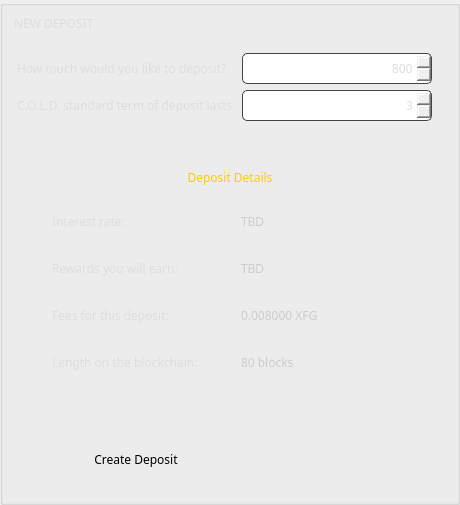
          <widget class="QGroupBox" name="groupBox_6">
           <property name="sizePolicy">
            <sizepolicy hsizetype="Fixed" vsizetype="Preferred">
             <horstretch>0</horstretch>
             <verstretch>0</verstretch>
            </sizepolicy>
           </property>
           <property name="styleSheet">
            <string notr="true">border-right: 1px solid #444;
</string>
           </property>
           <property name="title">
            <string/>
           </property>
           <property name="alignment">
            <set>Qt::AlignCenter</set>
           </property>
           <layout class="QVBoxLayout" name="verticalLayout_3">
            <property name="topMargin">
             <number>9</number>
            </property>
            <item>
             <widget class="QLabel" name="title_newDeposit">
              <property name="font">
               <font>
                <family>Poppins</family>
               </font>
              </property>
              <property name="styleSheet">
               <string notr="true">color: #ddd;
background: transparent;

border: none;
text-align: left;
</string>
              </property>
              <property name="text">
               <string>NEW DEPOSIT</string>
              </property>
             </widget>
            </item>
            <item>
             <widget class="QGroupBox" name="depositGroup">
              <property name="sizePolicy">
               <sizepolicy hsizetype="Preferred" vsizetype="Preferred">
                <horstretch>0</horstretch>
                <verstretch>0</verstretch>
               </sizepolicy>
              </property>
              <property name="styleSheet">
               <string notr="true">border: none;</string>
              </property>
              <layout class="QFormLayout" name="formLayout">
               <property name="leftMargin">
                <number>0</number>
               </property>
               <item row="0" column="0">
                <widget class="QLabel" name="label">
                 <property name="minimumSize">
                  <size>
                   <width>0</width>
                   <height>31</height>
                  </size>
                 </property>
                 <property name="maximumSize">
                  <size>
                   <width>16777215</width>
                   <height>31</height>
                  </size>
                 </property>
                 <property name="sizeIncrement">
                  <size>
                   <width>0</width>
                   <height>50</height>
                  </size>
                 </property>
                 <property name="font">
                  <font>
                   <family>Poppins</family>
                   <weight>50</weight>
                   <bold>false</bold>
                  </font>
                 </property>
                 <property name="styleSheet">
                  <string notr="true">color: #ddd;  
border: none;</string>
                 </property>
                 <property name="text">
                  <string>How much would you like to deposit?</string>
                 </property>
                 <property name="alignment">
                  <set>Qt::AlignLeading|Qt::AlignLeft|Qt::AlignVCenter</set>
                 </property>
                </widget>
               </item>
               <item row="0" column="1">
                <widget class="QDoubleSpinBox" name="m_amountSpin">
                 <property name="minimumSize">
                  <size>
                   <width>0</width>
                   <height>31</height>
                  </size>
                 </property>
                 <property name="maximumSize">
                  <size>
                   <width>190</width>
                   <height>31</height>
                  </size>
                 </property>
                 <property name="sizeIncrement">
                  <size>
                   <width>0</width>
                   <height>0</height>
                  </size>
                 </property>
                 <property name="font">
                  <font>
                   <family>Poppins</family>
                  </font>
                 </property>
                 <property name="styleSheet">
                  <string notr="true">color: #ddd;

border: 1px solid #444;
border-radius: 5px; 
</string>
                 </property>
                 <property name="alignment">
                  <set>Qt::AlignRight|Qt::AlignTrailing|Qt::AlignVCenter</set>
                 </property>
                 <property name="decimals">
                  <number>0</number>
                 </property>
                 <property name="minimum">
                  <double>800.000000000000000</double>
                 </property>
                 <property name="maximum">
                  <double>8000000.000000000000000</double>
                 </property>
                </widget>
               </item>
               <item row="1" column="0">
                <widget class="QLabel" name="label_3">
                 <property name="minimumSize">
                  <size>
                   <width>0</width>
                   <height>31</height>
                  </size>
                 </property>
                 <property name="maximumSize">
                  <size>
                   <width>16777215</width>
                   <height>31</height>
                  </size>
                 </property>
                 <property name="sizeIncrement">
                  <size>
                   <width>0</width>
                   <height>50</height>
                  </size>
                 </property>
                 <property name="font">
                  <font>
                   <family>Poppins</family>
                   <weight>50</weight>
                   <bold>false</bold>
                  </font>
                 </property>
                 <property name="styleSheet">
                  <string notr="true">color: #ddd;  

border: none;</string>
                 </property>
                 <property name="text">
                  <string>C.O.L.D. standard term of deposit lasts </string>
                 </property>
                 <property name="alignment">
                  <set>Qt::AlignLeading|Qt::AlignLeft|Qt::AlignVCenter</set>
                 </property>
                </widget>
               </item>
               <item row="1" column="1">
                <widget class="QSpinBox" name="m_timeSpin">
                 <property name="minimumSize">
                  <size>
                   <width>0</width>
                   <height>31</height>
                  </size>
                 </property>
                 <property name="maximumSize">
                  <size>
                   <width>190</width>
                   <height>31</height>
                  </size>
                 </property>
                 <property name="sizeIncrement">
                  <size>
                   <width>0</width>
                   <height>50</height>
                  </size>
                 </property>
                 <property name="font">
                  <font>
                   <family>Poppins</family>
                  </font>
                 </property>
                 <property name="styleSheet">
                  <string notr="true">color: #ddd;

border: 1px solid #444;
border-radius: 5px; 
</string>
                 </property>
                 <property name="alignment">
                  <set>Qt::AlignRight|Qt::AlignTrailing|Qt::AlignVCenter</set>
                 </property>
                 <property name="minimum">
                  <number>3</number>
                 </property>
                 <property name="maximum">
                  <number>3</number>
                 </property>
                </widget>
               </item>
              </layout>
             </widget>
            </item>
            <item>
             <widget class="QGroupBox" name="groupBox_12">
              <property name="sizePolicy">
               <sizepolicy hsizetype="Expanding" vsizetype="Minimum">
                <horstretch>0</horstretch>
                <verstretch>0</verstretch>
               </sizepolicy>
              </property>
              <property name="maximumSize">
               <size>
                <width>442</width>
                <height>310</height>
               </size>
              </property>
              <property name="styleSheet">
               <string notr="true">border: none;
padding: 0px;
margin: 0px;</string>
              </property>
              <layout class="QHBoxLayout" name="horizontalLayout_2">
               <property name="leftMargin">
                <number>0</number>
               </property>
               <property name="topMargin">
                <number>0</number>
               </property>
               <property name="rightMargin">
                <number>0</number>
               </property>
               <property name="bottomMargin">
                <number>0</number>
               </property>
               <item>
                <widget class="QLabel" name="empty_align_4">
                 <property name="sizePolicy">
                  <sizepolicy hsizetype="Expanding" vsizetype="Expanding">
                   <horstretch>0</horstretch>
                   <verstretch>0</verstretch>
                  </sizepolicy>
                 </property>
                 <property name="styleSheet">
                  <string notr="true">border: none;</string>
                 </property>
                 <property name="text">
                  <string/>
                 </property>
                 <property name="alignment">
                  <set>Qt::AlignCenter</set>
                 </property>
                </widget>
               </item>
               <item>
                <widget class="QGroupBox" name="groupBox_4">
                 <property name="sizePolicy">
                  <sizepolicy hsizetype="Preferred" vsizetype="Preferred">
                   <horstretch>0</horstretch>
                   <verstretch>0</verstretch>
                  </sizepolicy>
                 </property>
                 <property name="minimumSize">
                  <size>
                   <width>400</width>
                   <height>250</height>
                  </size>
                 </property>
                 <property name="maximumSize">
                  <size>
                   <width>16777215</width>
                   <height>290</height>
                  </size>
                 </property>
                 <property name="styleSheet">
                  <string notr="true">color: #ddd; 
font-weight: normal; 
border-radius: 8px;
background-color: transparent;
padding: 5px;</string>
                 </property>
                 <property name="title">
                  <string/>
                 </property>
                 <property name="alignment">
                  <set>Qt::AlignCenter</set>
                 </property>
                 <property name="flat">
                  <bool>false</bool>
                 </property>
                 <layout class="QGridLayout" name="gridLayout_11">
                  <property name="topMargin">
                   <number>0</number>
                  </property>
                  <property name="bottomMargin">
                   <number>0</number>
                  </property>
                  <item row="3" column="0">
                   <widget class="QLabel" name="label_8">
                    <property name="minimumSize">
                     <size>
                      <width>0</width>
                      <height>31</height>
                     </size>
                    </property>
                    <property name="maximumSize">
                     <size>
                      <width>16777215</width>
                      <height>31</height>
                     </size>
                    </property>
                    <property name="font">
                     <font>
                      <family>Poppins</family>
                      <weight>50</weight>
                      <bold>false</bold>
                     </font>
                    </property>
                    <property name="styleSheet">
                     <string notr="true">color: #ddd;  font-weight: normal; border: none; </string>
                    </property>
                    <property name="text">
                     <string>Fees for this deposit:</string>
                    </property>
                    <property name="alignment">
                     <set>Qt::AlignLeading|Qt::AlignLeft|Qt::AlignVCenter</set>
                    </property>
                   </widget>
                  </item>
                  <item row="3" column="1">
                   <widget class="QLabel" name="m_depositFeeLabel">
                    <property name="sizePolicy">
                     <sizepolicy hsizetype="Preferred" vsizetype="Preferred">
                      <horstretch>0</horstretch>
                      <verstretch>0</verstretch>
                     </sizepolicy>
                    </property>
                    <property name="minimumSize">
                     <size>
                      <width>0</width>
                      <height>31</height>
                     </size>
                    </property>
                    <property name="maximumSize">
                     <size>
                      <width>16777215</width>
                      <height>31</height>
                     </size>
                    </property>
                    <property name="font">
                     <font>
                      <family>Poppins</family>
                      <weight>50</weight>
                      <bold>false</bold>
                     </font>
                    </property>
                    <property name="styleSheet">
                     <string notr="true">color: #ccc;  font-weight: normal; border: none; </string>
                    </property>
                    <property name="text">
                     <string>0.008000 XFG</string>
                    </property>
                    <property name="alignment">
                     <set>Qt::AlignLeading|Qt::AlignLeft|Qt::AlignVCenter</set>
                    </property>
                   </widget>
                  </item>
                  <item row="1" column="0">
                   <widget class="QLabel" name="label_5">
                    <property name="minimumSize">
                     <size>
                      <width>0</width>
                      <height>31</height>
                     </size>
                    </property>
                    <property name="maximumSize">
                     <size>
                      <width>16777215</width>
                      <height>31</height>
                     </size>
                    </property>
                    <property name="font">
                     <font>
                      <family>Poppins</family>
                      <weight>50</weight>
                      <bold>false</bold>
                     </font>
                    </property>
                    <property name="styleSheet">
                     <string notr="true">color: #ddd;  font-weight: normal; border: none; </string>
                    </property>
                    <property name="text">
                     <string>Interest rate:</string>
                    </property>
                    <property name="alignment">
                     <set>Qt::AlignLeading|Qt::AlignLeft|Qt::AlignVCenter</set>
                    </property>
                   </widget>
                  </item>
                  <item row="4" column="0">
                   <widget class="QLabel" name="label_19">
                    <property name="minimumSize">
                     <size>
                      <width>0</width>
                      <height>31</height>
                     </size>
                    </property>
                    <property name="maximumSize">
                     <size>
                      <width>16777215</width>
                      <height>31</height>
                     </size>
                    </property>
                    <property name="font">
                     <font>
                      <family>Poppins</family>
                      <weight>50</weight>
                      <bold>false</bold>
                     </font>
                    </property>
                    <property name="styleSheet">
                     <string notr="true">color: #ddd;  font-weight: normal; border: none; </string>
                    </property>
                    <property name="text">
                     <string>Length on the blockchain:</string>
                    </property>
                    <property name="alignment">
                     <set>Qt::AlignLeading|Qt::AlignLeft|Qt::AlignVCenter</set>
                    </property>
                   </widget>
                  </item>
                  <item row="2" column="1">
                   <widget class="QLabel" name="m_interestEarnedLabel">
                    <property name="minimumSize">
                     <size>
                      <width>0</width>
                      <height>31</height>
                     </size>
                    </property>
                    <property name="maximumSize">
                     <size>
                      <width>16777215</width>
                      <height>31</height>
                     </size>
                    </property>
                    <property name="font">
                     <font>
                      <family>Poppins</family>
                      <weight>50</weight>
                      <bold>false</bold>
                     </font>
                    </property>
                    <property name="styleSheet">
                     <string notr="true">color: #ccc;  font-weight: normal; border: none; </string>
                    </property>
                    <property name="text">
                     <string>TBD</string>
                    </property>
                    <property name="alignment">
                     <set>Qt::AlignLeading|Qt::AlignLeft|Qt::AlignVCenter</set>
                    </property>
                   </widget>
                  </item>
                  <item row="2" column="0">
                   <widget class="QLabel" name="label_6">
                    <property name="minimumSize">
                     <size>
                      <width>0</width>
                      <height>31</height>
                     </size>
                    </property>
                    <property name="maximumSize">
                     <size>
                      <width>16777215</width>
                      <height>31</height>
                     </size>
                    </property>
                    <property name="font">
                     <font>
                      <family>Poppins</family>
                      <weight>50</weight>
                      <bold>false</bold>
                     </font>
                    </property>
                    <property name="styleSheet">
                     <string notr="true">color: #ddd;  font-weight: normal; border: none; </string>
                    </property>
                    <property name="text">
                     <string>Rewards you will earn:</string>
                    </property>
                    <property name="alignment">
                     <set>Qt::AlignLeading|Qt::AlignLeft|Qt::AlignVCenter</set>
                    </property>
                   </widget>
                  </item>
                  <item row="4" column="1">
                   <widget class="QLabel" name="m_timeLabel">
                    <property name="minimumSize">
                     <size>
                      <width>0</width>
                      <height>31</height>
                     </size>
                    </property>
                    <property name="maximumSize">
                     <size>
                      <width>16777215</width>
                      <height>31</height>
                     </size>
                    </property>
                    <property name="font">
                     <font>
                      <family>Poppins</family>
                      <weight>50</weight>
                      <bold>false</bold>
                     </font>
                    </property>
                    <property name="styleSheet">
                     <string notr="true">color: #ccc;  font-weight: normal; border: none; </string>
                    </property>
                    <property name="text">
                     <string>80 blocks</string>
                    </property>
                    <property name="alignment">
                     <set>Qt::AlignLeading|Qt::AlignLeft|Qt::AlignVCenter</set>
                    </property>
                   </widget>
                  </item>
                  <item row="1" column="1">
                   <widget class="QLabel" name="m_interestRateLabel">
                    <property name="sizePolicy">
                     <sizepolicy hsizetype="Preferred" vsizetype="Preferred">
                      <horstretch>0</horstretch>
                      <verstretch>0</verstretch>
                     </sizepolicy>
                    </property>
                    <property name="minimumSize">
                     <size>
                      <width>0</width>
                      <height>31</height>
                     </size>
                    </property>
                    <property name="maximumSize">
                     <size>
                      <width>16777215</width>
                      <height>31</height>
                     </size>
                    </property>
                    <property name="font">
                     <font>
                      <family>Poppins</family>
                      <weight>50</weight>
                      <bold>false</bold>
                     </font>
                    </property>
                    <property name="styleSheet">
                     <string notr="true">color: #ccc;  font-weight: normal; border: none; </string>
                    </property>
                    <property name="text">
                     <string>TBD</string>
                    </property>
                    <property name="alignment">
                     <set>Qt::AlignLeading|Qt::AlignLeft|Qt::AlignVCenter</set>
                    </property>
                   </widget>
                  </item>
                  <item row="0" column="0" colspan="2">
                   <widget class="QLabel" name="title_depositDetails">
                    <property name="minimumSize">
                     <size>
                      <width>0</width>
                      <height>30</height>
                     </size>
                    </property>
                    <property name="maximumSize">
                     <size>
                      <width>16777215</width>
                      <height>25</height>
                     </size>
                    </property>
                    <property name="font">
                     <font>
                      <family>Poppins</family>
                      <weight>50</weight>
                      <bold>false</bold>
                     </font>
                    </property>
                    <property name="styleSheet">
                     <string notr="true">color: #ffcb00;
background: transparent;


border: none;
text-align: left;
</string>
                    </property>
                    <property name="text">
                     <string>Deposit Details</string>
                    </property>
                    <property name="alignment">
                     <set>Qt::AlignCenter</set>
                    </property>
                   </widget>
                  </item>
                 </layout>
                </widget>
               </item>
               <item>
                <widget class="QLabel" name="empty_align_5">
                 <property name="sizePolicy">
                  <sizepolicy hsizetype="Expanding" vsizetype="Expanding">
                   <horstretch>0</horstretch>
                   <verstretch>0</verstretch>
                  </sizepolicy>
                 </property>
                 <property name="styleSheet">
                  <string notr="true">border: none;</string>
                 </property>
                 <property name="text">
                  <string/>
                 </property>
                 <property name="alignment">
                  <set>Qt::AlignCenter</set>
                 </property>
                </widget>
               </item>
              </layout>
             </widget>
            </item>
            <item>
             <widget class="QLabel" name="empty_align_6">
              <property name="sizePolicy">
               <sizepolicy hsizetype="Expanding" vsizetype="Expanding">
                <horstretch>0</horstretch>
                <verstretch>0</verstretch>
               </sizepolicy>
              </property>
              <property name="styleSheet">
               <string notr="true">border: none;</string>
              </property>
              <property name="text">
               <string/>
              </property>
              <property name="alignment">
               <set>Qt::AlignCenter</set>
              </property>
             </widget>
            </item>
            <item>
             <widget class="QGroupBox" name="groupBox_11">
              <property name="sizePolicy">
               <sizepolicy hsizetype="Expanding" vsizetype="Minimum">
                <horstretch>0</horstretch>
                <verstretch>0</verstretch>
               </sizepolicy>
              </property>
              <property name="styleSheet">
               <string notr="true">border: none;</string>
              </property>
              <layout class="QHBoxLayout" name="horizontalLayout_3">
               <item>
                <widget class="QPushButton" name="b1_depositButton_2">
                 <property name="enabled">
                  <bool>true</bool>
                 </property>
                 <property name="sizePolicy">
                  <sizepolicy hsizetype="Expanding" vsizetype="Fixed">
                   <horstretch>0</horstretch>
                   <verstretch>0</verstretch>
                  </sizepolicy>
                 </property>
                 <property name="minimumSize">
                  <size>
                   <width>220</width>
                   <height>40</height>
                  </size>
                 </property>
                 <property name="maximumSize">
                  <size>
                   <width>220</width>
                   <height>16777215</height>
                  </size>
                 </property>
                 <property name="font">
                  <font>
                   <family>Poppins</family>
                  </font>
                 </property>
                 <property name="styleSheet">
                  <string notr="true">/* This button style is handled automatically by OverviewFrame:setStyles() (in OverviewFrame.cpp) */</string>
                 </property>
                 <property name="text">
                  <string>Create Deposit</string>
                 </property>
                </widget>
               </item>
               <item>
                <widget class="QLabel" name="empty_align_7">
                 <property name="sizePolicy">
                  <sizepolicy hsizetype="Expanding" vsizetype="Minimum">
                   <horstretch>0</horstretch>
                   <verstretch>0</verstretch>
                  </sizepolicy>
                 </property>
                 <property name="styleSheet">
                  <string notr="true">border: none;</string>
                 </property>
                 <property name="text">
                  <string/>
                 </property>
                 <property name="alignment">
                  <set>Qt::AlignCenter</set>
                 </property>
                </widget>
               </item>
               <item>
                <widget class="QLabel" name="empty_align_8">
                 <property name="sizePolicy">
                  <sizepolicy hsizetype="Expanding" vsizetype="Minimum">
                   <horstretch>0</horstretch>
                   <verstretch>0</verstretch>
                  </sizepolicy>
                 </property>
                 <property name="styleSheet">
                  <string notr="true">border: none;</string>
                 </property>
                 <property name="text">
                  <string/>
                 </property>
                 <property name="alignment">
                  <set>Qt::AlignCenter</set>
                 </property>
                </widget>
               </item>
              </layout>
             </widget>
            </item>
           </layout>
          </widget>
